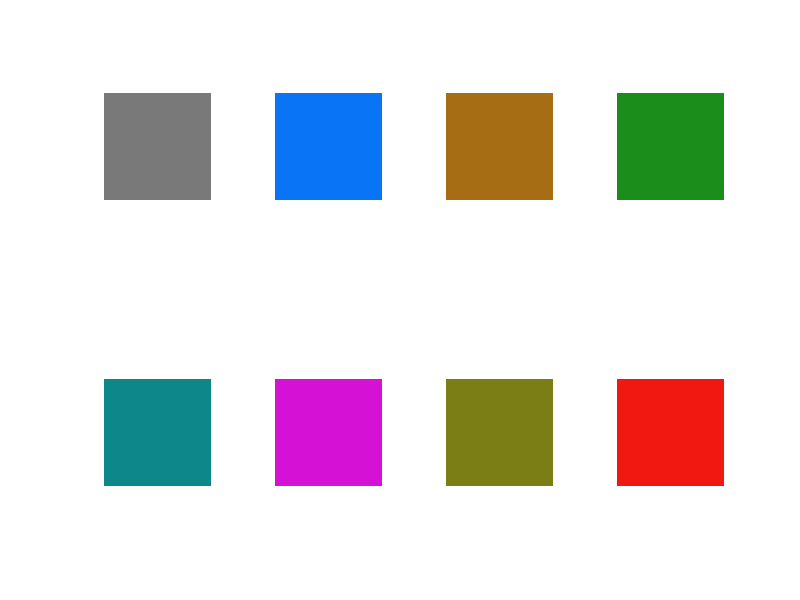
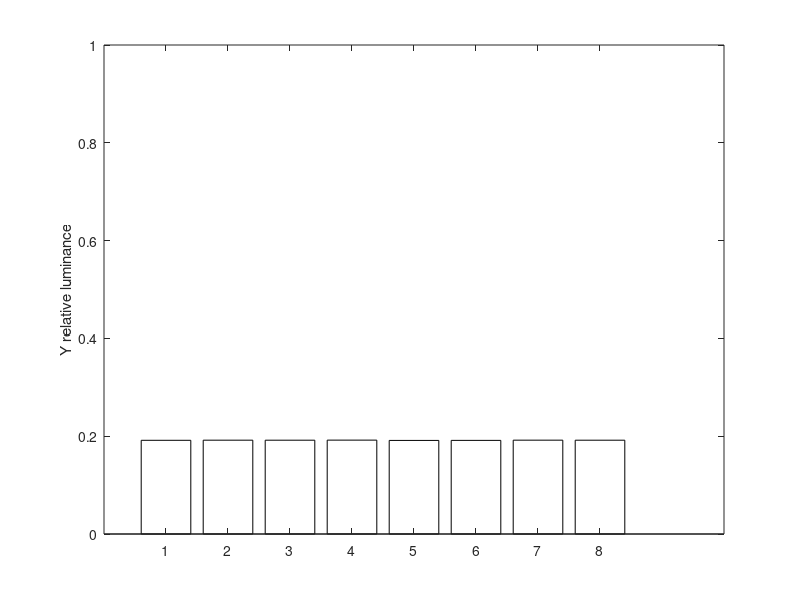

These charts were generated, in order, by the following MATLAB code: (Note: this script raises an error after producing the figures.)
%% HelmHoltz-Kohlrausch Lab 1

%These are the reference colors we will be using to test the Helmholtz-Kohlrausch
%effect
refCols = [0.475	0.475	0.475
0.038	0.454	0.967
0.653	0.428	0.079
0.101	0.551	0.105
0.051	0.528	0.54
0.83	0.068	0.834
0.483	0.494	0.08
0.94	0.095	0.067
];


%display the colors
figure;
set(gcf,'color',[.45 .45 .45]); %get curent figure color
dispIm=zeros(50,50,3);
for i = 1:length( refCols )%loop for displaying each color from checker board
    dispIm(:,:,1) = refCols(i,1);
    dispIm(:,:,2) = refCols(i,2);
    dispIm(:,:,3) = refCols(i,3);
    subplot(2,4,i);
    imshow(dispIm)
end
%Which ones look brightest?
%ANS: Pink and red look the brightest

%convert to XYZ to check luminance (remember Y is relative luminance)
refColsXYZ = rgb2xyz(refCols); 

%check this in a plot
figure; 
b=bar(refColsXYZ(:,2),'FaceColor','flat'); ylim([0 1]); ylabel('Y relative luminance') %plotting Y luminance
b.CData=refCols; %setting bar colors to match patch colors

%check this in image
figure;
dispIm=zeros(50,50,1);
for i = 1:length( refColsXYZ )
    dispIm(:,:,1) = refColsXYZ(i,1);
    dispIm(:,:,2) = refColsXYZ(i,2);
    dispIm(:,:,3) = refColsXYZ(i,3);
    subplot(2,4,i);
    imshow(dispIm(:,:,2)) %just plotting the Y channel - remember this is basically a heatmap of that single channel
end
%The saturation of all the colours are the same. as seen in XYZ
%coordinates
%What about saturation (chroma)?
%ANS: Pink and red are saturated the most compared the other colors.

refColsLAB = rgb2lab(refCols); %converts RGB values to CIE 1976 L*a*b* values
refColsCHROMA = sqrt( (refColsLAB(:,2).^2) + (refColsLAB(:,3).^2) );
rg = lab2rgb(refColsLAB,'WhitePoint','d50');
figure;
subplot(1,2,1);
scatter(refColsLAB(:,2),refColsLAB(:,3),50,rg,'filled');
title('Reference colors a*b'); xlabel('a*'); ylabel('b*');
%plot L*C --Reference patches
subplot(1,2,2);
scatter(refColsCHROMA,refColsLAB(:,1),50,rg,'filled');
title('Reference colors L*C'); xlabel('C* chroma'); ylabel('L* lightness');

figure; 
b=bar(refColsCHROMA(:,1),'FaceColor','flat'); ylim([0 110]); ylabel('C* Chroma') %plotting C* Chroma
b.CData=refCols; %setting bar colors to match patch colors


%go to brightnessMatching GUI

%% data from LAB1%%
%What does the ouput mean? What do you have to do?
%ANS: Creating variable to store all the values of different xls file into
%one variable and creating 3 background,and a matrix with values in between
%0-1 with increment of 0.025

%1. read in excel data (combine from all observers)
flist = dir('*xls')                         %read all .xls files from directory
allDat = [];                                %make blank array
for i = 1:length(flist)                     %loop to read in all data
    dat{i} = readmatrix(flist(i).name);     %storing all data from file
    allDat = [allDat; dat{i}];              %adding data to previous iteration
end
    
% each row is 1 trial
%col 1 = background color (1=white, 2=black, 3=midgray)
bgCols = [1 1 1; 0 0 0; .45 .45 .45];
%col 2 = reference color (1-8)
refCols = [0.475	0.475	0.475;0.038	0.454	0.967;0.653	0.428	0.079;0.101	0.551	0.105;0.051	0.528	0.54;0.83	0.068	0.834;0.483	0.494	0.08;0.94	0.095	0.067];
%col 3 = brightness-matches, responses, DV (1-41).
sampCols = repmat((0:.025:1)',1,3);

%% 2. map the data index (keys) to meaningful units (Y luminance and C* chroma)
    
%convert reference colors and samp to XYZ (to get luminance Y)
refColsXYZ = rgb2xyz(refCols);
sampColsXYZ = rgb2xyz(sampCols);
bgColsXYZ = rgb2xyz(bgCols);

%also convert to lab to calc C* (Chroma)
refColsLAB = rgb2lab(refCols); %get L* lightness, a* red-green, b* yellow-blue
refColsC = sqrt( (refColsLAB(:,2).^2) + (refColsLAB(:,3).^2) ); % C* = sqrt (a*^2 + b*^2)

% look-up Y of matches, add it as additional column to allDat
allDat(:,4) = sampColsXYZ(allDat(:,3),2) %go through col3 of allDat(match data), match that value to col2 of sampColsXYZ(Y of match)

% look-up Y of ref, add it as additional column to allDat
allDat(:,5) = refColsXYZ(allDat(:,2),2)  %go through col2 of allDat(ref idenfifier), match that value to col2 of refColsXYZ(Y of reference)

% compute Ymatch/Yref, add it as additional column to allDat
allDat(:,6) = allDat(:,4) ./ allDat(:,5) %to get Luminance Ratio




%% 3. plots

% exploratory boxplots  
%***APPARENTLY needs Statistics and Machine Learning Toolbox
figure
boxplot(allDat(:,4),allDat(:,[2 1])) % plots groups by stimulus, background
ylabel('Luminance of matches')

figure
boxplot(allDat(:,6),allDat(:,[2 1]))
ylabel('Luminance ratio (Ymatch/Yref) of matches')
    
        
%% better labels
hueNames = {'Gy' 'Bl' 'Or' 'Gr' 'Tl' 'Ma' 'Yl' 'Rd'}';
bgNames = {'W' 'B' 'G'}';

figure
plot([0.5 27.5],[1 1],'k--'); %making horizontal dotted line across '1' of y axis
hold on;
boxplot(allDat(:,6),{ hueNames(allDat(:,2)) bgNames(allDat(:,1)) },...
        'factorgap',[2 0],'colors',repelem(refCols,3,1),...
        'boxstyle','filled','outliersize',2)
ylabel('Luminance ratio (Ymatch/Yref) of matches')     
        
%% SORTED better by color
% orig was order of stim hue
huePos = [1 5 7 3 4 2 8 6]; %now sorted by Chroma

figure
plot([0.5 27.5],[1 1],'k--');
hold on;
boxplot(allDat(:,6),{ hueNames(allDat(:,2)) bgNames(allDat(:,1)) },...
        'factorgap',[2 0],'colors',repelem(refCols(huePos,:),3,1),...
        'boxstyle','filled','outliersize',2,...
        'position', [1:3 16:18 10:12 13:15 4:6 22:24 7:9 19:21])
ylabel('Luminance ratio (Ymatch/Yref) of matches')        
        
%% statistics of groups
dataTable = table(allDat(:,6), hueNames(allDat(:,2)), bgNames(allDat(:,1)),...
                  'VariableNames',{'LumRatio', 'Hue', 'BG'});
tblStats = grpstats(dataTable,{ 'Hue' 'BG' },...
               {'mean' 'std' 'numel'})

%% plot Luminance Ratio against Chroma 

%look-up C* of ref, add it as additional column to allDat
allDat(:,7) = refColsC(allDat(:,2),1); %go through col2 of allDat(ref identifier),
%match that value to col1 of refColsC(C* of reference)

%plot
figure

x=allDat(:,7);%chroma values from all trails
y=allDat(:,6);%luminance ratio

scatter(x,y,20,'filled','CData',repmat(refCols,48,1))%scatter plot of chroma vs luminance ratio of the ref data
h1=lsline; %Add least-squares fit line to scatter plot.
h1.Color = 'r';
h1.LineWidth = 1;%width of the line
xlabel('C* Chroma of reference')
ylabel('Luminance ratio (Ymatch/Yref) of matches')
legend('Scatter','least-squares fit line','Location','Best')

        
